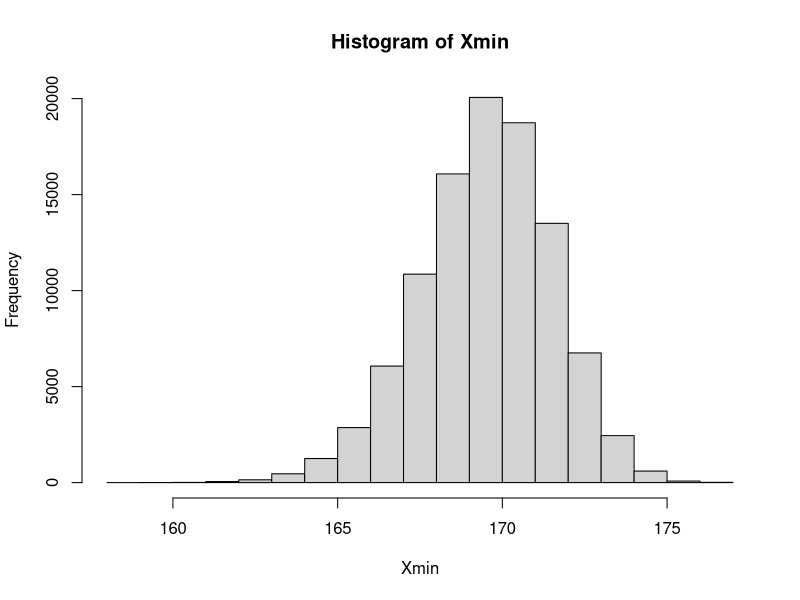
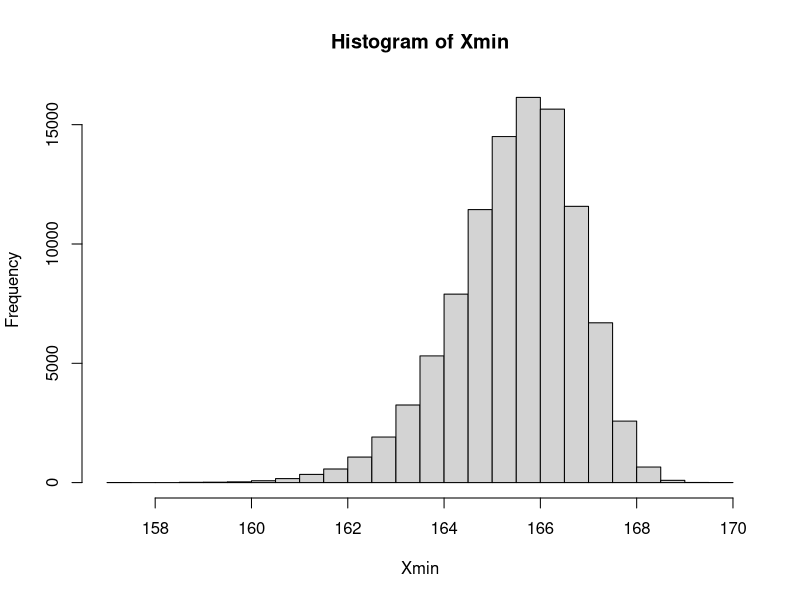
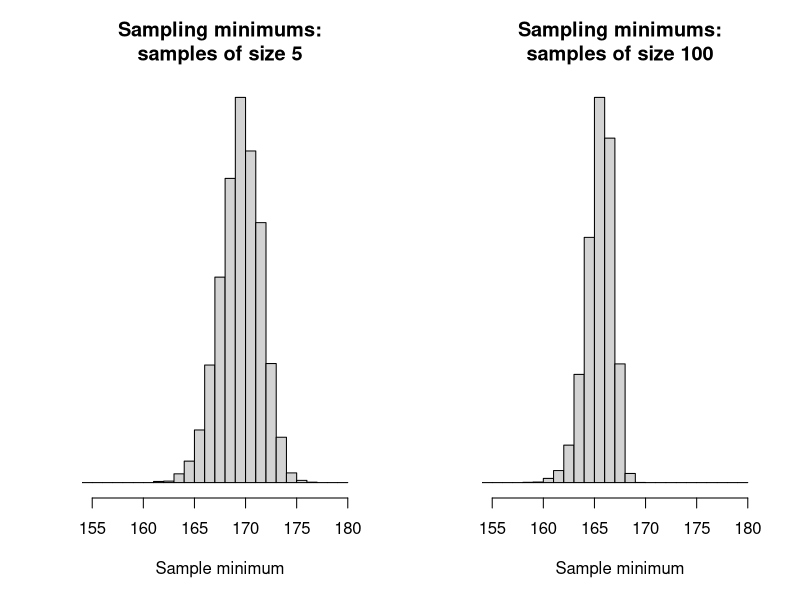
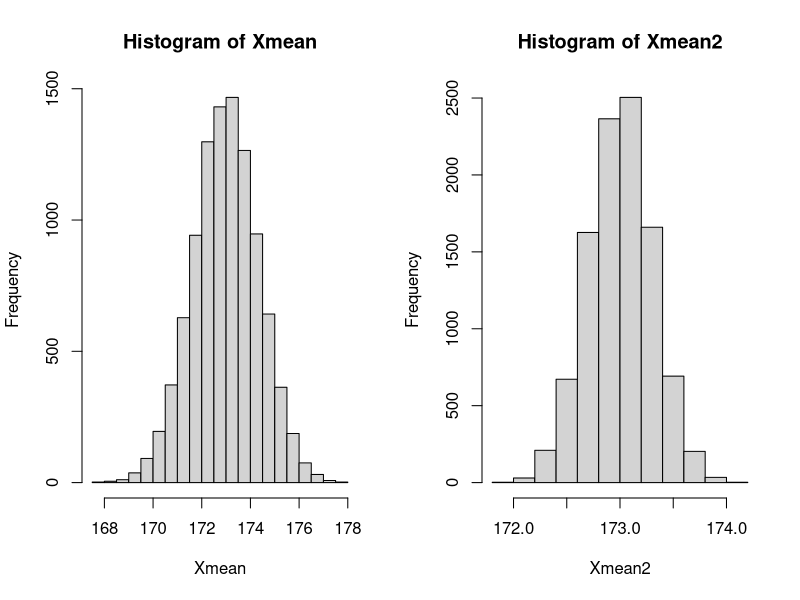
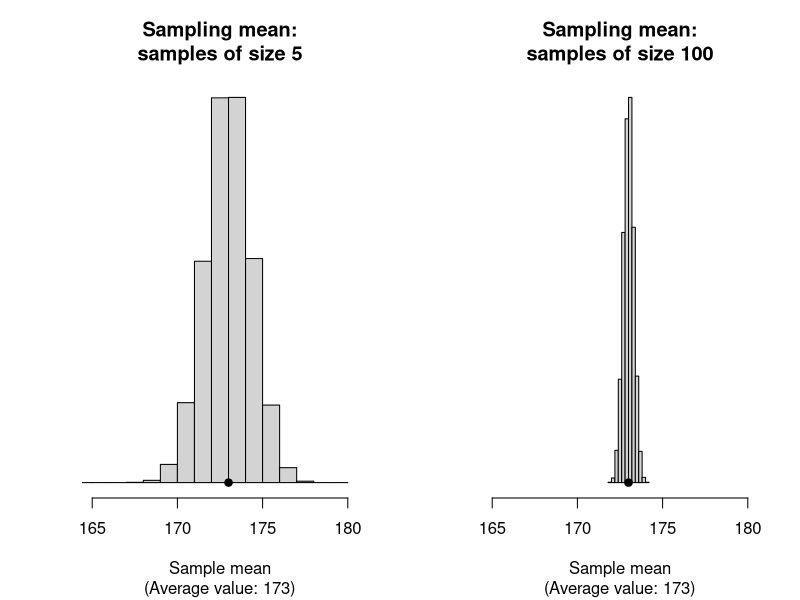
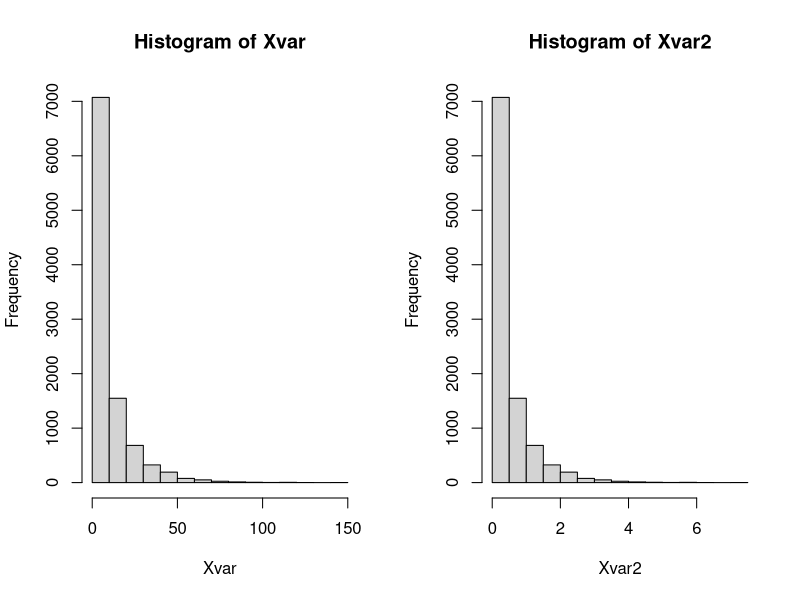
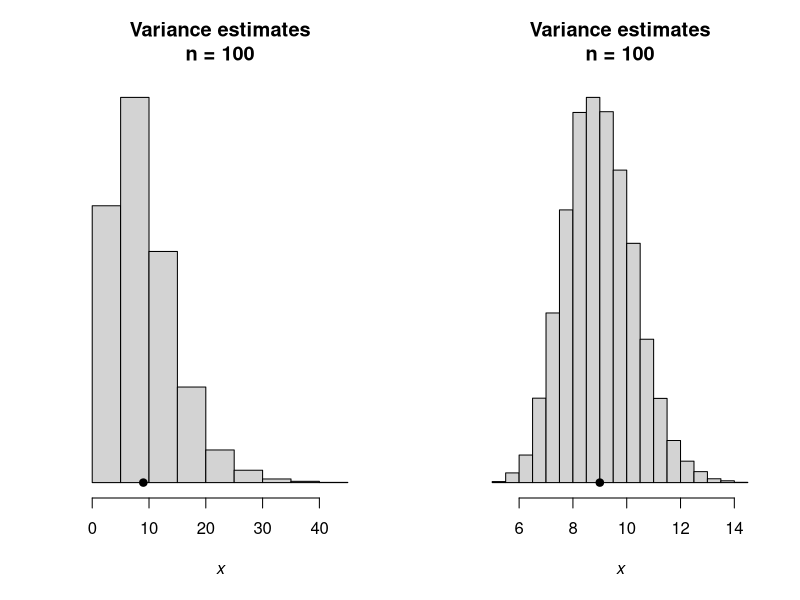
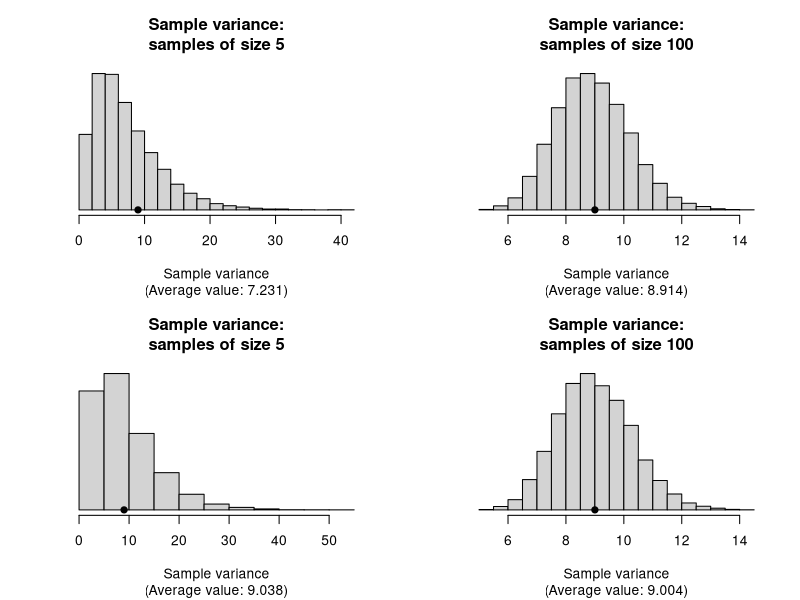

Here is the R script that generated these plots, in order: (Note: this script raises an error after producing the figures.)
## ---- chunk 1
Population <- c(22, 23, 27, 28, 38)
min_P <- min(Population)
min_P
## ---- chunk 2
combn(Population, 2)
## ---- chunk 3
min_S <- combn(Population, 2, FUN = min)
min_S
## ---- chunk 4
table(min_S)
## ---- chunk 5
min_S <- combn(Population, 4, FUN = min)
table(min_S)
## ---- chunk 6
set.seed(1592875)
## ---- chunk 7
x_Mn <- 173; x_Sd <- 3        # Population (model) mean and std dev.
sample_Size <- 5              # Sample size is 5
x1 <- rnorm(sample_Size,      # Take a sample of this size...
            mean = x_Mn, sd = x_Sd)     # ... from this distribution
min(x1)                       # Compute the sample minimum for this sample
## ---- chunk 8
num_Sims <- 100000           # Number of simulations

# Generate random values
Xvals <- rnorm(num_Sims * sample_Size,
               mean = x_Mn, sd = x_Sd)

# Place these into an array, with each sample as a column 
Xvals <- array(Xvals,
               dim = c(sample_Size, num_Sims) )

# Find the minimum of each sample (i.e., column)
Xmin   <- apply(Xvals, 
                MARGIN = 2, 
                FUN = min) 
hist(Xmin)          # Create the histogram of sample minimums
## ---- chunk 9
sample_Size2 <- 100

# Generate random values
Xvals <- rnorm(num_Sims * sample_Size2,
               mean = x_Mn, sd = x_Sd)

# Place these into an array, with each sample as a column 
Xvals <- array(Xvals,
               dim = c(sample_Size2, num_Sims) )

# Find the minimum of each sample (i.e., column)
Xmin   <- apply(Xvals, 
                MARGIN = 2,    # MARGIN = 2 means the columns
                FUN = min)     # Find the minimum of each column
hist(Xmin)                     # Create the histogram of sample minimums
## ---- chunk 10
par( mfrow = c(1, 2))

set.seed(1592875)

sample_Size <- 5

x_Mn <- 173
x_Sd <- 3
num_Sims <- 10000          # Number of simulations

#####

# Generate random values
Xvals <- rnorm(num_Sims * sample_Size,
               mean = x_Mn, sd = x_Sd)

# Place these into an array, with each sample as a column 
Xvals <- array(Xvals,
               dim = c(sample_Size, num_Sims) )

# Find the minimum of each sample (i.e., column)
Xmin   <- apply(Xvals, 
                MARGIN = 2, 
                FUN = min) 

hist(Xmin, 
     xlim = c(155, 180),
     xlab = "Sample minimum",
     ylab = "",
     breaks = seq(150, 180, by = 1),
     main = "Sampling minimums:\nsamples of size 5",
     axes = FALSE)
axis(side = 1)

#####

sample_Size2 <- 100

Xvals2 <- rnorm(num_Sims * sample_Size2,
                mean = x_Mn, sd = x_Sd)
Xvals2 <- array(Xvals2,
                dim = c(sample_Size2, num_Sims) )
Xmin2  <- apply(Xvals2, 
                MARGIN = 2, 
                FUN = "min") 

hist(Xmin2, 
     xlim = c(155, 180),
     xlab = "Sample minimum",
     ylab = "",
     breaks = seq(150, 180, by = 1),
     main = "Sampling minimums:\nsamples of size 100",
     axes = FALSE)
axis(side = 1)
## ---- chunk 11
# Mean: n = 5
Xmean   <- apply(Xvals, 
                 MARGIN = 2, 
                 FUN = mean) 
hist(Xmean)          # Create the histogram of sample minimums

# Mean: n = 100
Xmean2   <- apply(Xvals2, 
                 MARGIN = 2, 
                 FUN = mean) 
hist(Xmean2)          # Create the histogram of sample minimums
## ---- chunk 12
par( mfrow = c(1, 2))

hist(Xmean, 
     xlim = c(165, 180),
     xlab = "Sample mean",
     ylab = "",
     breaks = seq(150, 180, by = 1),
     main = "Sampling mean:\nsamples of size 5",
     sub = paste0("(Average value: ", round(mean(Xmean), 1), ")"),
     axes = FALSE)
axis(side = 1)
points(x = x_Mn, 
       y = 0,
       pch = 19)



#####

hist(Xmean2, 
     xlim = c(165, 180),
     xlab = "Sample mean",
     ylab = "",
     #breaks = seq(150, 180, by = 1),
     main = "Sampling mean:\nsamples of size 100",
     sub = paste0("(Average value: ", round(mean(Xmean2), 1), ")"),
     axes = FALSE)
axis(side = 1)
points(x = x_Mn, 
       y = 0,
       pch = 19)


## ---- chunk 13
s2mu <- function(x, n) { (sum(x - x_Mn)^2) / n}
Xvar   <- apply(Xvals,
                MARGIN = 2,
                FUN = s2mu,
                n = sample_Size)

hist(Xvar) 

Xvar2   <- apply(Xvals,
                 MARGIN = 2,
                 FUN = s2mu,
                 n = sample_Size2)

hist(Xvar2) 
## ---- chunk 14
par( mfrow = c(1, 2))

s2mu <- function(x, n) { (sum( (x - x_Mn)^2) ) / n}
Xvar   <- apply(Xvals,
                MARGIN = 2,
                FUN = s2mu,
                n = sample_Size)

hist(Xvar,
     xlab = expression(italic(x)),
     main = "Variance estimates\nn = 100",
     ylab = "",
     axes = FALSE) 
axis(side = 1)

points(x = x_Sd^2,
       y = 0,
       pch = 19)

Xvar2   <- apply(Xvals2,
                 MARGIN = 2,
                 FUN = s2mu,
                 n = sample_Size2)

hist(Xvar2,
     xlab = expression(italic(x)),
     main = "Variance estimates\nn = 100",
     ylab = "",
     axes = FALSE) 
axis(side = 1)
points(x = x_Sd^2,
       y = 0,
       pch = 19)
## ---- chunk 15

s2n <- function(x, n) { (sum( (x - mean(x))^2) ) / length(x)}

Xvarn   <- apply(Xvals, 
                MARGIN = 2, 
                FUN = s2n) 
Xvarn2   <- apply(Xvals2, 
                 MARGIN = 2, 
                 FUN = s2n) 


Xvar   <- apply(Xvals, 
                MARGIN = 2, 
                FUN = var) 
Xvar2   <- apply(Xvals2, 
                 MARGIN = 2, 
                 FUN = var) 
xRange <- c(1, 2)


#####

par( mfrow = c(2, 2))


hist(Xvarn, 
#     xlim = xRange,
     xlab = "Sample variance",
     ylab = "",
     #breaks = seq(150, 180, by = 1),
     main = "Sample variance:\nsamples of size 5",
     sub = paste0("(Average value: ", round(mean(Xvarn), 3), ")"),
     axes = FALSE)
axis(side = 1)
points(x = x_Sd^2, 
       y = 0,
       pch = 19)



#####

hist(Xvarn2, 
#     xlim = c(165, 180),
     xlab = "Sample variance",
     ylab = "",
     #breaks = seq(150, 180, by = 1),
     main = "Sample variance:\nsamples of size 100",
     sub = paste0("(Average value: ", round(mean(Xvarn2), 3), ")"),
     axes = FALSE)
axis(side = 1)
points(x = x_Sd^2, 
       y = 0,
       pch = 19)


##


hist(Xvar, 
#     xlim = xRange,
     xlab = "Sample variance",
     ylab = "",
     #breaks = seq(150, 180, by = 1),
     main = "Sample variance:\nsamples of size 5",
     sub = paste0("(Average value: ", round(mean(Xvar), 3), ")"),
     axes = FALSE)
axis(side = 1)
points(x = x_Sd^2, 
       y = 0,
       pch = 19)



#####

hist(Xvar2, 
#     xlim = c(165, 180),
     xlab = "Sample variance",
     ylab = "",
     #breaks = seq(150, 180, by = 1),
     main = "Sample variance:\nsamples of size 100",
     sub = paste0("(Average value: ", round(mean(Xvar2), 3), ")"),
     axes = FALSE)
axis(side = 1)
points(x = x_Sd^2, 
       y = 0,
       pch = 19)

## ---- chunk 16
set.seed(123)

ns <- c(5, 15, 100)
lambda <- 4
B <- 10000  # number of simulations

sim_means <- lapply(ns, function(n) {
  replicate(B, mean(rexp(n, rate = lambda)))
})

hist(sim_means[[1]]) 
hist(sim_means[[2]])
hist(sim_means[[3]])
## ---- chunk 17
par(mfrow = c(1, 3))

hist(sim_means[[1]], 
     axes = FALSE,
     main = "Sample means:\nn = 5", 
     ylab = "",
     xlab = "Sample means")
axis(side = 1)

hist(sim_means[[2]], 
     axes = FALSE,
     main = "Sample means:\nn = 15", 
     ylab = "",
     xlab = "Sample mean")
axis(side = 1)

hist(sim_means[[3]], 
     axes = FALSE,
     main = "Sample means:\nn = 100", 
     ylab = "",
     xlab = "Sample mean")
axis(side = 1)


## ---- chunk 18
set.seed(8979704) # For reproducibility
numberVars <- 1000 # That is: n

# The values of a_i, the coefficients in the linear combination
ai <- sample(x = seq(-2, 3),    # We select values of a_i between -2 and 3
             size = numberVars, # Need one for each X value
             replace = TRUE)    # Select with replacement

# The means of the individual distributions
mui <- runif(numberVars, # We take means from a uniform dist; one for each X
             min = -5,   # Min value is -5
             max = 5)    # Max value is 5
# The variances of the distributions
sigma2i <- runif(numberVars,  # Variance from a uniform distn also
                min = 1,    # Minimum values of 1
                max = 3)    # Maximum value of 3

# Compute the values directly:
Xi <- rnorm(numberVars,      # X_i with 
            mean = mui,   # means 
            sd = sqrt(sigma2i) )

# What we expect for Y = a_1 X_2 + a_2 X_2 + ...
# according to the Theorem:
Y <- ai * Xi  # The linear combination Y

# Show some:
someInfo <- cbind(ai, mui, sigma2i, Xi, Y)
someInfo[1:5, ]


# Compare:
compareTable <- array( dim = c(2, 2) )
colnames(compareTable) <- c("Means:",
                            "Variances:")
rownames(compareTable) <- c("Using theorem",
                            "Computing directly")

compareTable[, 1] <- c( mean(ai * Xi), 
                        mean(Y) )
compareTable[, 2] <- c( var(ai * Xi), 
                        var(Y) )
compareTable
## ---- chunk 19
2 * ( pnorm( -1.667 ) )
## ---- chunk 20
par( mfrow = c(1, 2))

x <- seq(3 - 4 * 0.6,
         3 + 4 * 0.6,
         length = 200)
y <- dnorm(x,
           mean = 3,
           sd = 0.6)
plot( y ~ x,
      type = "l",
      lwd = 2,
      las = 1,
      axes = FALSE,
      main = "Weight of\nindividual envelopes",
      xlab = "Envelope weight (in g)",
      ylab = "Density")
axis(side = 1)
box()


x <- seq(75 - 4 * 3,
         75 + 4 * 3,
         length = 200)
y <- dnorm(x,
           mean = 75,
           sd = 3)
plot( y ~ x,
      type = "l",
      lwd = 2,
      las = 1,
      axes = FALSE,
      main = "Weight of packs of\n25 envelopes",
      xlab = "Pack weight (in g)",
      ylab = "Density")
axis(side = 1)
box()
shadeNormal(x, y,
            col = "grey",
            lo = 70,
            hi = 80)
## ---- chunk 21
z <- qnorm(0.95)
z

n <- (z * 12 / 5) ^ 2
n
## ---- chunk 22
pnorm( -1.78 )
## ---- chunk 23
par( mfrow = c(1, 3))

xx <- seq(0.01, 4, length = 100)
plot( x = xx,
      y = dchisq(xx, df = 1),
      lwd = 2,
      type = "l",
      xlab = expression(italic(x)),
      ylab = "Density",
      las = 1,
      main = expression( bold(chi^2*"-"*distribution: df==1)))

xx <- seq(0.001, 15, length = 100)
plot( x = xx,
      y = dchisq(xx, df = 5),
      lwd = 2,
      type = "l",
      xlab = expression(italic(x)),
      ylab = "Density",
      las = 1,
      main = expression( bold(chi^2*"-"*distribution: df==5)))

xx <- seq(0.001, 50, length = 100)
plot( x = xx,
      y = dchisq(xx, df = 20),
      lwd = 2,
      type = "l",
      xlab = expression(italic(x)),
      ylab = "Density",
      las = 1,
      main = expression( bold(chi^2*"-"*distribution: df==20)))
## ---- chunk 24
qchisq(0.9, df = 12)
## ---- chunk 25
pchisq(18, df = 9, lower.tail = FALSE)
## ---- chunk 26
par( mfrow = c(1, 3))

xx <- seq(-4, 4,
          length = 100)

plot( x = xx,
      y = dt(xx, df = 2),
      ylim = c(0, 0.4),
      lwd = 2,
      type = "l",
      axes = FALSE,
      xlab = expression(italic(x)),
      ylab = "Density",
      las = 1,
      main = expression( bold(The~italic(t)*"-"*distribution~with~2~df)))
axis(side = 1)
lines( x = xx,
       y = dnorm(x = xx),
       lwd = 2,
       lty = 2,
       col = plotColour1)

plot( x = xx,
      y = dt(xx, df = 7),
      lwd = 2,
      type = "l",
      axes = FALSE,
      xlab = expression(italic(x)),
      ylab = "Density",
      las = 1,
      main = expression( bold(The~italic(t)*"-"*distribution~with~7~df)))
axis(side = 1)
lines( x = xx,
       y = dnorm(x = xx),
       lwd = 2,
       lty = 2,
       col = plotColour1)

plot( x = xx,
      y = dt(xx, df = 30),
      lwd = 2,
      type = "l",
      axes = FALSE,
      xlab = expression(italic(x)),
      ylab = "Density",
      las = 1,
      main = expression( bold(The~italic(t)*"-"*distribution~with~30~df)))
axis(side = 1)
lines( x = xx,
       y = dnorm(x = xx),
       lwd = 2,
       lty = 2,
       col = plotColour1)
## ---- chunk 27
pt(-0.645, df = 4)
## ---- chunk 28
par(mfrow = c(1, 3))

xx <- seq(0.01, 4, length = 100)

plot( x = xx,
      y = df(xx, df1 = 1, df2 = 4),
      lwd = 2,
      type = "l",
      xlab = expression(italic(x)),
      ylab = "Density",
      las = 1,
      main = expression(bold(atop(The~italic(F)*"-"*distribution,
                                  with~df=="(1, 4)"))))

plot( x = xx,
      y = df(xx, df1 = 6, df2 = 1),
      lwd = 2,
      type = "l",
      xlab = expression(italic(x)),
      ylab = "Density",
      las = 1,
      main = expression(bold(atop(The~italic(F)*"-"*distribution,
                                  with~df=="(6, 1)"))))

plot( x = xx,
      y = df(xx, df1 = 30, df2 = 5),
      lwd = 2,
      type = "l",
      xlab = expression(italic(x)),
      ylab = "Density",
      las = 1,
      main = expression(bold(atop(The~italic(F)*"-"*distribution,
                                  with~df=="(30, 5)"))))
## ---- chunk 29
pf(1,    df1 = 2, df2 = 10)
qf(0.99, df1 = 2, df2 = 10)
## ---- chunk 30

## ---- chunk 31

## ---- chunk 32
# The distribution of individuals has a uniform distribution:
set.seed(4516) # For reproducibility
sampleSize1 <- 10
sampleSize2 <- 20
sampleMeans1 <- NULL
sampleMeans2 <- NULL

numberOfSimulations <- 1000
for (i in 1:numberOfSimulations){
  # Take a sample of size 10
  Xs1 <- runif(sampleSize1, 
               min = 0,
               max = 5)
  # Take a sample of size 10
  Xs2 <- runif(sampleSize2, 
               min = 0,
               max = 5)

  # Find the sample mean
  sampleMeans1 <- c(sampleMeans1, mean(Xs1) )
  sampleMeans2 <- c(sampleMeans2, mean(Xs2) )
}

par(mfrow = c(1, 3))

plot( x = c(-1, 0, 0, 5, 5, 6), 
      y = c(0, 0, 0.2, 0.2, 0, 0),
      lwd = 2,
      las = 1,
      type = "l",
      xlab = expression(italic(x)),
      ylab = "Prob. fn",
      main = "Distribution of the\nindividuals observations")

hist( sampleMeans1,
      las = 1,
      xlab = expression(Sample~means~bar(italic(x)) ),
      main = expression( bold( atop(Distribution~of~sample~means,
                               "for"~italic(n)==10) ) ) )
hist( sampleMeans2,
      las = 1,
      xlab = expression(Sample~means~bar(italic(x)) ),
      main = expression( bold( atop(Distribution~of~sample~means,
                               "for"~italic(n)==20) ) ) )
## ---- chunk 33
1 - pnorm(1.6)
